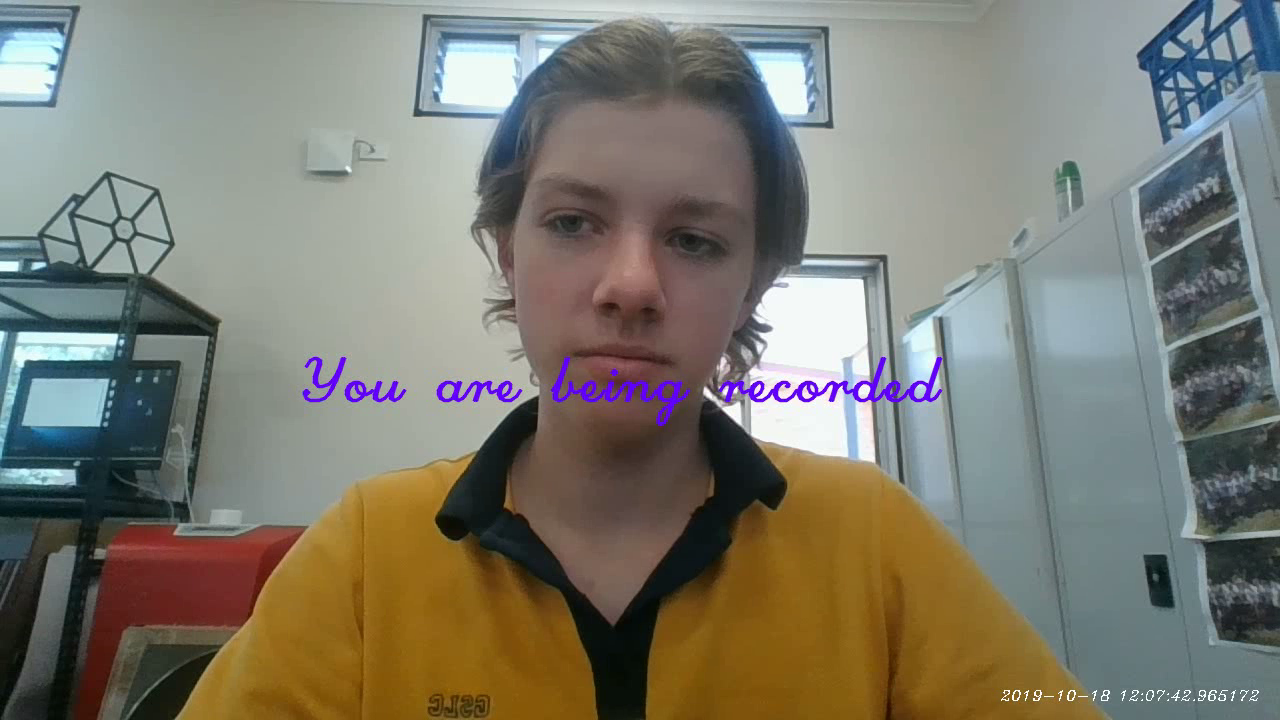
#> input picture frame 2 of output.avi, 1280 x 720 px, given in place of the camera
$ python 'Security Camera.py'
#> lines starting #> are read from the running program, lines starting #| are printed output that depends on the picture
import cv2
from datetime import datetime
cam = cv2.VideoCapture(0)   # set camera
cam.set(cv2.CAP_PROP_FPS,60) # set FPS
cam.set(3, 1920) # x axis resolution
cam.set(4, 1080) # y axis resolution 1080p

font = cv2.FONT_HERSHEY_SCRIPT_COMPLEX # set font

fourcc = cv2.VideoWriter_fourcc(*'XVID') # set codec

out = cv2.VideoWriter('output.avi', fourcc, 18, (1280, 720))
while True:
    re, img = cam.read() # set camera read
#> img is the input picture: shape (720, 1280, 3); mean B, G, R 112.1, 123.2, 125.3

    img = cv2.flip(img, 1) # flip image
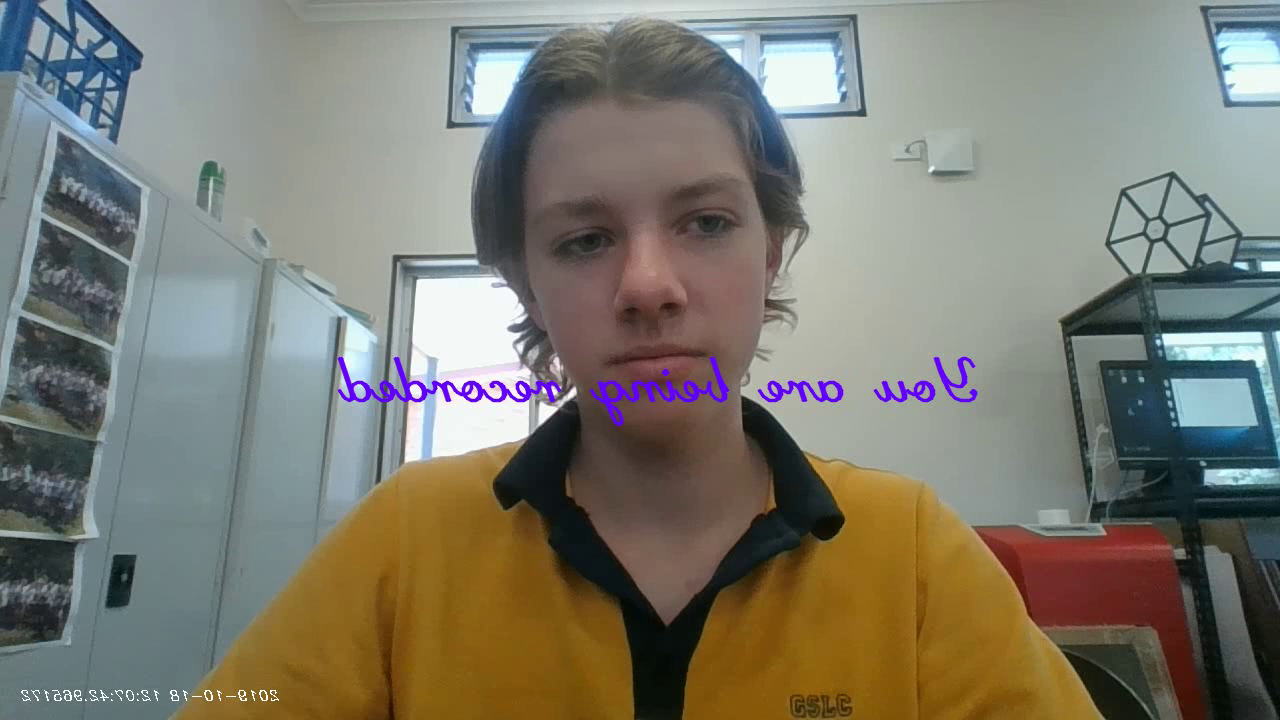
#> img: shape (720, 1280, 3); mean B, G, R 112.1, 123.2, 125.3

    cv2.putText(img, "You are being recorded", (300, 400), font, 2, (255,0,100), 2, cv2.LINE_AA)
    cv2.putText(img, str(datetime.now()), (1000, 700), font, .5, (255,255,255), )
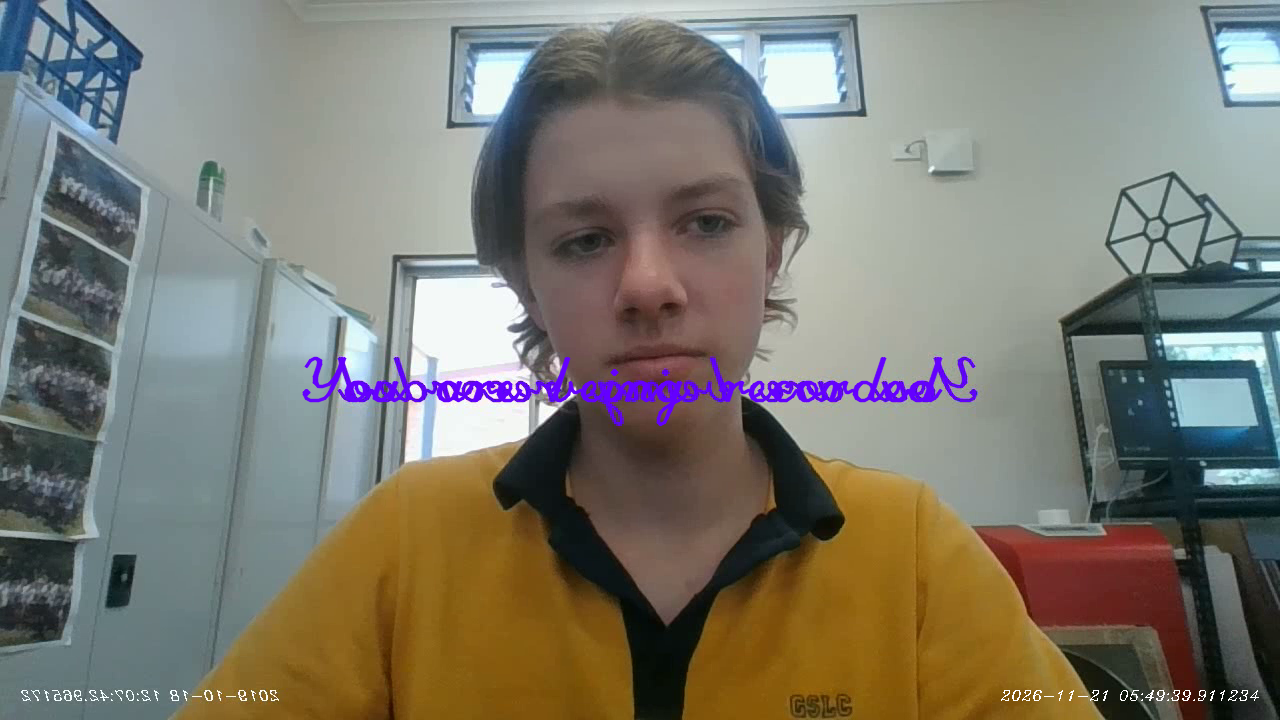
#> img: shape (720, 1280, 3); mean B, G, R 112.8, 122.6, 125.2
    cv2.imshow('Security Camera', img) # display window

    out.write(img)

    k = cv2.waitKey(30) & 0xff
#> (key Esc is pressed here)
    if k == 27: # press ESC to quit
        break

cam.release()
cv2.destroyAllWindows()

$ run again, starting later in the video
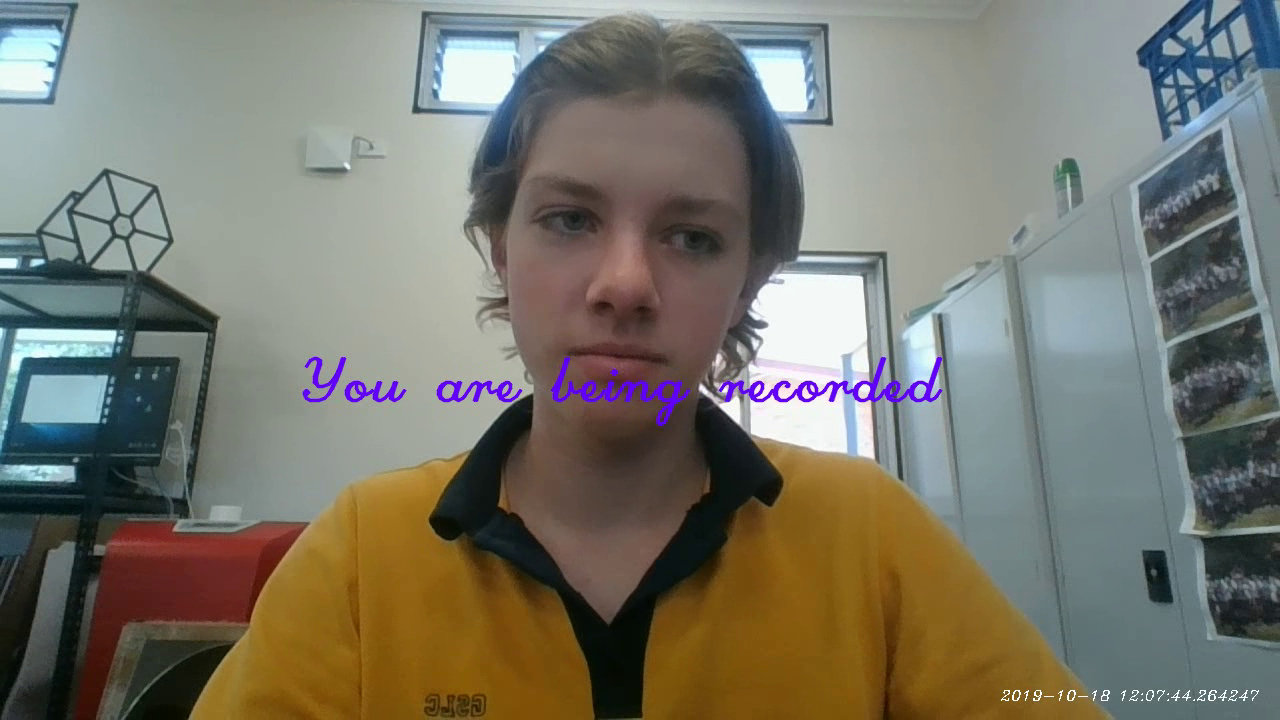
#> input picture frame 23 of output.avi, 1280 x 720 px, given in place of the camera
#> img is the input picture: shape (720, 1280, 3); mean B, G, R 107.9, 119, 121
#> `img = cv2.flip(img, 1)`:
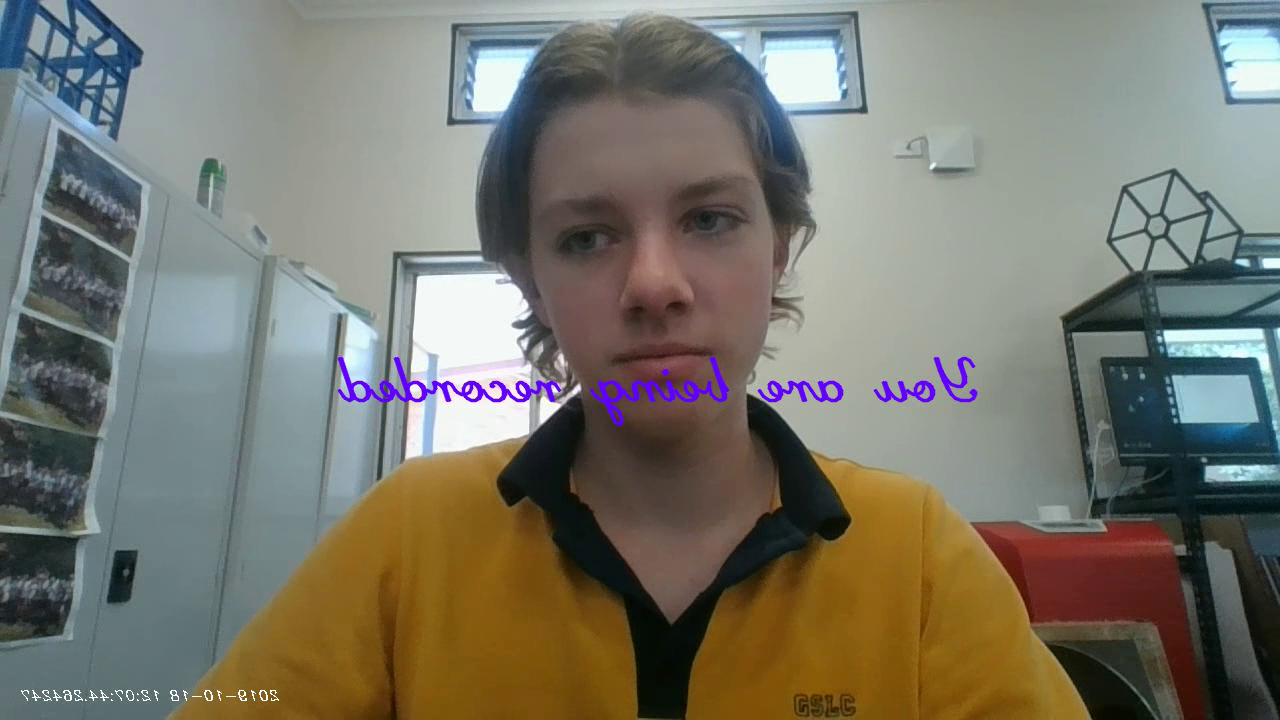
#> img: shape (720, 1280, 3); mean B, G, R 107.9, 119, 121
#> `cv2.putText(img, str(datetime.now()), (1000, 700), font, .5, (255,255,..`:
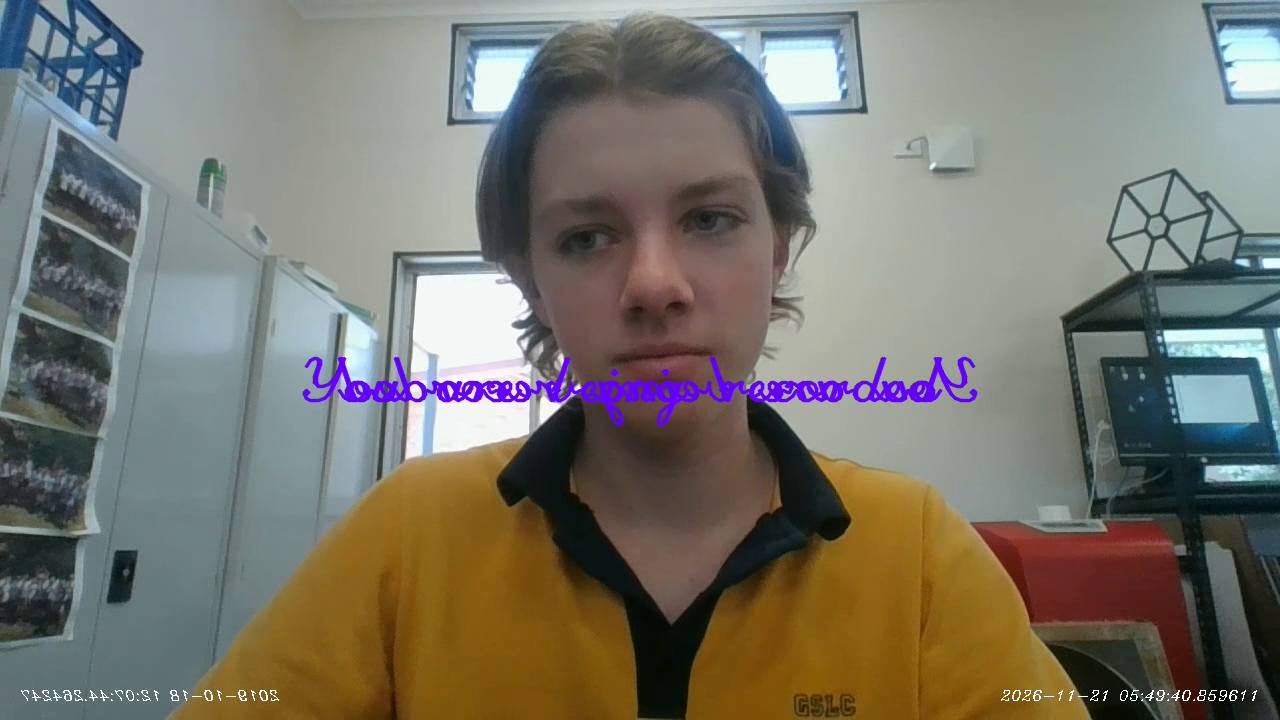
#> img: shape (720, 1280, 3); mean B, G, R 108.7, 118.5, 120.9
